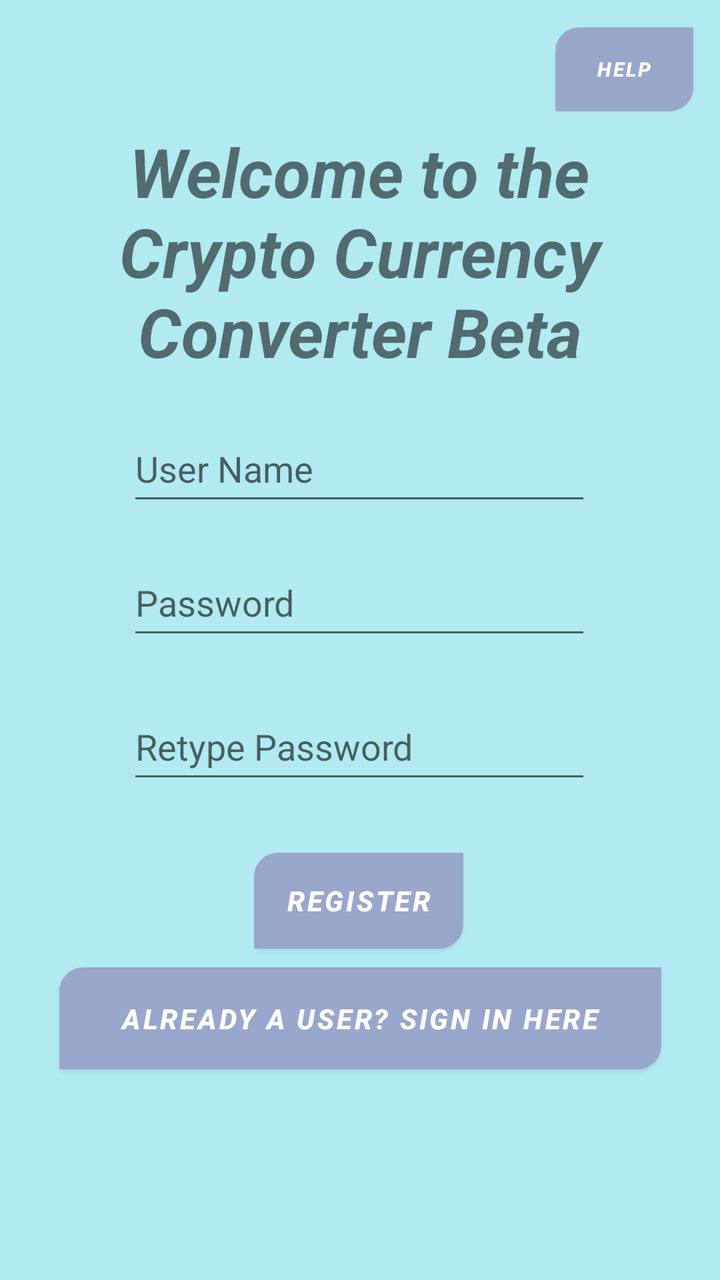
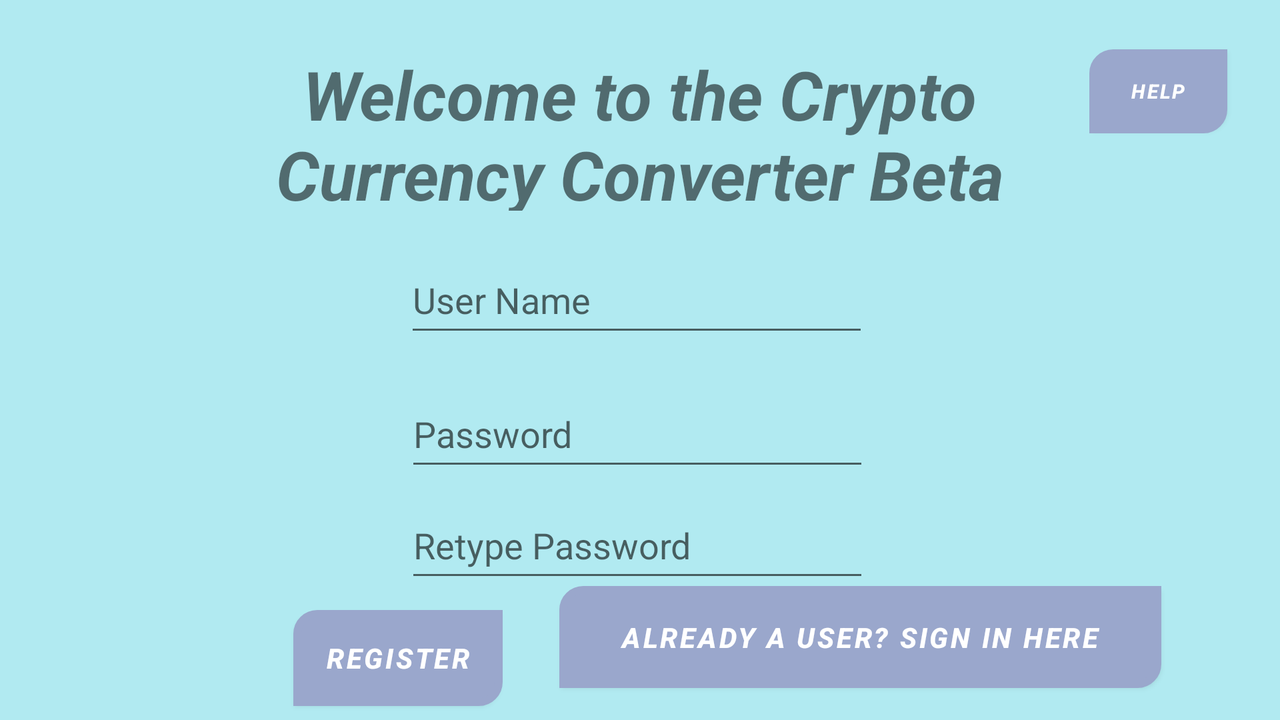

An Android layout and its configuration variant, each rendered on a device that would load it. The default file and the variant file are quoted in full after the pictures.
<!-- AndroidManifest.xml: application theme Theme.CryptoConverter -->
<!-- res/layout/activity_signinregister.xml -->
<?xml version="1.0" encoding="utf-8"?>
<androidx.constraintlayout.widget.ConstraintLayout xmlns:android="http://schemas.android.com/apk/res/android"
    xmlns:app="http://schemas.android.com/apk/res-auto"
    xmlns:tools="http://schemas.android.com/tools"
    android:layout_width="match_parent"
    android:layout_height="match_parent"
    android:background="#B1EAF1"
    tools:context=".SignInRegister">

    <TextView
        android:id="@+id/welcomeheader"
        android:layout_width="277dp"
        android:layout_height="123dp"
        android:text="Welcome to the Crypto Currency Converter Beta"
        android:textAlignment="center"
        android:textSize="34sp"
        android:textStyle="bold|italic"
        app:layout_constraintBottom_toBottomOf="parent"
        app:layout_constraintEnd_toEndOf="parent"
        app:layout_constraintHorizontal_bias="0.497"
        app:layout_constraintStart_toStartOf="parent"
        app:layout_constraintTop_toTopOf="parent"
        app:layout_constraintVertical_bias="0.122" />

    <EditText
        android:id="@+id/username"
        android:layout_width="232dp"
        android:layout_height="50dp"
        android:hint="User Name"
        app:layout_constraintBottom_toBottomOf="parent"
        app:layout_constraintEnd_toEndOf="parent"
        app:layout_constraintHorizontal_bias="0.497"
        app:layout_constraintStart_toStartOf="parent"
        app:layout_constraintTop_toTopOf="parent"
        app:layout_constraintVertical_bias="0.352" />

    <EditText
        android:id="@+id/password"
        android:layout_width="232dp"
        android:layout_height="50dp"
        android:layout_marginTop="17dp"
        android:hint="Password"
        app:layout_constraintBottom_toBottomOf="parent"
        app:layout_constraintEnd_toEndOf="parent"
        app:layout_constraintHorizontal_bias="0.497"
        app:layout_constraintStart_toStartOf="parent"
        app:layout_constraintTop_toBottomOf="@+id/username"
        app:layout_constraintVertical_bias="0.0" />

    <EditText
        android:id="@+id/repassword"
        android:layout_width="232dp"
        android:layout_height="50dp"
        android:hint="Retype Password"
        app:layout_constraintBottom_toBottomOf="parent"
        app:layout_constraintEnd_toEndOf="parent"
        app:layout_constraintHorizontal_bias="0.497"
        app:layout_constraintStart_toStartOf="parent"
        app:layout_constraintTop_toBottomOf="@+id/password"
        app:layout_constraintVertical_bias="0.083" />

    <Button
        android:id="@+id/signup"
        android:layout_width="wrap_content"
        android:layout_height="wrap_content"
        android:background="@drawable/button_background"
        android:text="Register"
        android:textStyle="bold|italic"
        app:backgroundTint="#9AA7CC"
        app:layout_constraintBottom_toBottomOf="parent"
        app:layout_constraintEnd_toEndOf="parent"
        app:layout_constraintHorizontal_bias="0.498"
        app:layout_constraintStart_toStartOf="parent"
        app:layout_constraintTop_toTopOf="parent"
        app:layout_constraintVertical_bias="0.72" />

    <Button
        android:id="@+id/signin"
        android:layout_width="301dp"
        android:layout_height="51dp"
        android:layout_marginTop="16dp"
        android:layout_marginBottom="112dp"
        android:background="@drawable/button_background"
        android:text="Already a user? Sign in here"
        android:textStyle="bold|italic"
        app:backgroundTint="#9AA7CC"
        app:layout_constraintBottom_toBottomOf="parent"
        app:layout_constraintEnd_toEndOf="parent"
        app:layout_constraintStart_toStartOf="parent"
        app:layout_constraintTop_toBottomOf="@+id/signup" />

    <Button
        android:id="@+id/questions"
        android:layout_width="69dp"
        android:layout_height="42dp"
        android:background="@drawable/button_background"
        android:text="Help"
        android:textSize="10sp"
        android:textStyle="bold|italic"
        app:backgroundTint="#9AA7CC"
        app:layout_constraintBottom_toBottomOf="parent"
        app:layout_constraintEnd_toEndOf="parent"
        app:layout_constraintHorizontal_bias="0.954"
        app:layout_constraintStart_toStartOf="parent"
        app:layout_constraintTop_toTopOf="parent"
        app:layout_constraintVertical_bias="0.023" />

</androidx.constraintlayout.widget.ConstraintLayout>
<!-- resources referenced by this layout -->
<resources>
  <!-- drawable button_background (drawable) -->
  <?xml version="1.0" encoding="utf-8"?>
  <shape xmlns:android="http://schemas.android.com/apk/res/android">
  
      <solid android:color="#FFFFFF"></solid>
      <corners android:topLeftRadius="10dp"
          android:bottomRightRadius="10dp"></corners>
      <stroke android:color="@color/black"
          android:width="4dp">
      </stroke>
  
  </shape>
  <style name="Theme.CryptoConverter" parent="Theme.MaterialComponents.DayNight.NoActionBar">
          
          <item name="colorPrimary">#9AA7CC</item>
          <item name="colorPrimaryVariant">@color/purple_700</item>
          <item name="colorOnPrimary">@color/white</item>
          
          <item name="colorSecondary">@color/teal_200</item>
          <item name="colorSecondaryVariant">@color/teal_700</item>
          <item name="colorOnSecondary">@color/black</item>
          
          <item name="android:windowIsTranslucent">false</item>
          <item name="android:windowCloseOnTouchOutside">true</item>
      </style>
  <color name="black">#FF000000</color>
  <color name="purple_700">#9AA7CC</color>
  <color name="white">#FFFFFFFF</color>
  <color name="teal_200">#FF03DAC5</color>
  <color name="teal_700">#FF018786</color>
</resources>
<!-- res/layout-land/activity_signinregister.xml (the repository's variant of the layout above) -->
<!-- drawn on the phone turned sideways -->
<?xml version="1.0" encoding="utf-8"?>
<androidx.constraintlayout.widget.ConstraintLayout xmlns:android="http://schemas.android.com/apk/res/android"
    xmlns:app="http://schemas.android.com/apk/res-auto"
    xmlns:tools="http://schemas.android.com/tools"
    android:layout_width="match_parent"
    android:layout_height="match_parent"
    android:background="#B1EAF1"
    tools:context=".SignInRegister">

    <TextView
        android:id="@+id/welcomeheader"
        android:layout_width="406dp"
        android:layout_height="81dp"
        android:text="Welcome to the Crypto Currency Converter Beta"
        android:textAlignment="center"
        android:textSize="34sp"
        android:textStyle="bold|italic"
        app:layout_constraintBottom_toBottomOf="parent"
        app:layout_constraintEnd_toEndOf="parent"
        app:layout_constraintHorizontal_bias="0.498"
        app:layout_constraintStart_toStartOf="parent"
        app:layout_constraintTop_toTopOf="parent"
        app:layout_constraintVertical_bias="0.087" />

    <EditText
        android:id="@+id/username"
        android:layout_width="232dp"
        android:layout_height="50dp"
        android:hint="User Name"
        app:layout_constraintBottom_toBottomOf="parent"
        app:layout_constraintEnd_toEndOf="parent"
        app:layout_constraintHorizontal_bias="0.496"
        app:layout_constraintStart_toStartOf="parent"
        app:layout_constraintTop_toTopOf="parent"
        app:layout_constraintVertical_bias="0.398" />

    <EditText
        android:id="@+id/password"
        android:layout_width="232dp"
        android:layout_height="50dp"
        android:layout_marginTop="17dp"
        android:hint="Password"
        app:layout_constraintBottom_toBottomOf="parent"
        app:layout_constraintEnd_toEndOf="parent"
        app:layout_constraintHorizontal_bias="0.497"
        app:layout_constraintStart_toStartOf="parent"
        app:layout_constraintTop_toBottomOf="@+id/username"
        app:layout_constraintVertical_bias="0.0" />

    <EditText
        android:id="@+id/repassword"
        android:layout_width="232dp"
        android:layout_height="50dp"
        android:hint="Retype Password"
        app:layout_constraintBottom_toBottomOf="parent"
        app:layout_constraintEnd_toEndOf="parent"
        app:layout_constraintHorizontal_bias="0.497"
        app:layout_constraintStart_toStartOf="parent"
        app:layout_constraintTop_toBottomOf="@+id/password"
        app:layout_constraintVertical_bias="0.083" />

    <Button
        android:id="@+id/signup"
        android:layout_width="wrap_content"
        android:layout_height="wrap_content"
        android:background="@drawable/button_background"
        android:text="Register"
        android:textStyle="bold|italic"
        app:backgroundTint="#9AA7CC"
        app:layout_constraintBottom_toBottomOf="parent"
        app:layout_constraintEnd_toStartOf="@+id/signin"
        app:layout_constraintHorizontal_bias="0.839"
        app:layout_constraintStart_toStartOf="parent"
        app:layout_constraintTop_toBottomOf="@+id/repassword"
        app:layout_constraintVertical_bias="0.568" />

    <Button
        android:id="@+id/signin"
        android:layout_width="301dp"
        android:layout_height="51dp"
        android:layout_marginBottom="16dp"
        android:background="@drawable/button_background"
        android:text="Already a user? Sign in here"
        android:textStyle="bold|italic"
        app:backgroundTint="#9AA7CC"
        app:layout_constraintBottom_toBottomOf="parent"
        app:layout_constraintEnd_toEndOf="parent"
        app:layout_constraintHorizontal_bias="0.825"
        app:layout_constraintStart_toStartOf="parent"
        app:layout_constraintTop_toBottomOf="@+id/repassword"
        app:layout_constraintVertical_bias="1.0" />

    <Button
        android:id="@+id/questions"
        android:layout_width="69dp"
        android:layout_height="42dp"
        android:background="@drawable/button_background"
        android:text="Help"
        android:textSize="10sp"
        android:textStyle="bold|italic"
        app:backgroundTint="#9AA7CC"
        app:layout_constraintBottom_toBottomOf="parent"
        app:layout_constraintEnd_toEndOf="parent"
        app:layout_constraintHorizontal_bias="0.954"
        app:layout_constraintStart_toStartOf="parent"
        app:layout_constraintTop_toTopOf="parent"
        app:layout_constraintVertical_bias="0.078" />

</androidx.constraintlayout.widget.ConstraintLayout>
